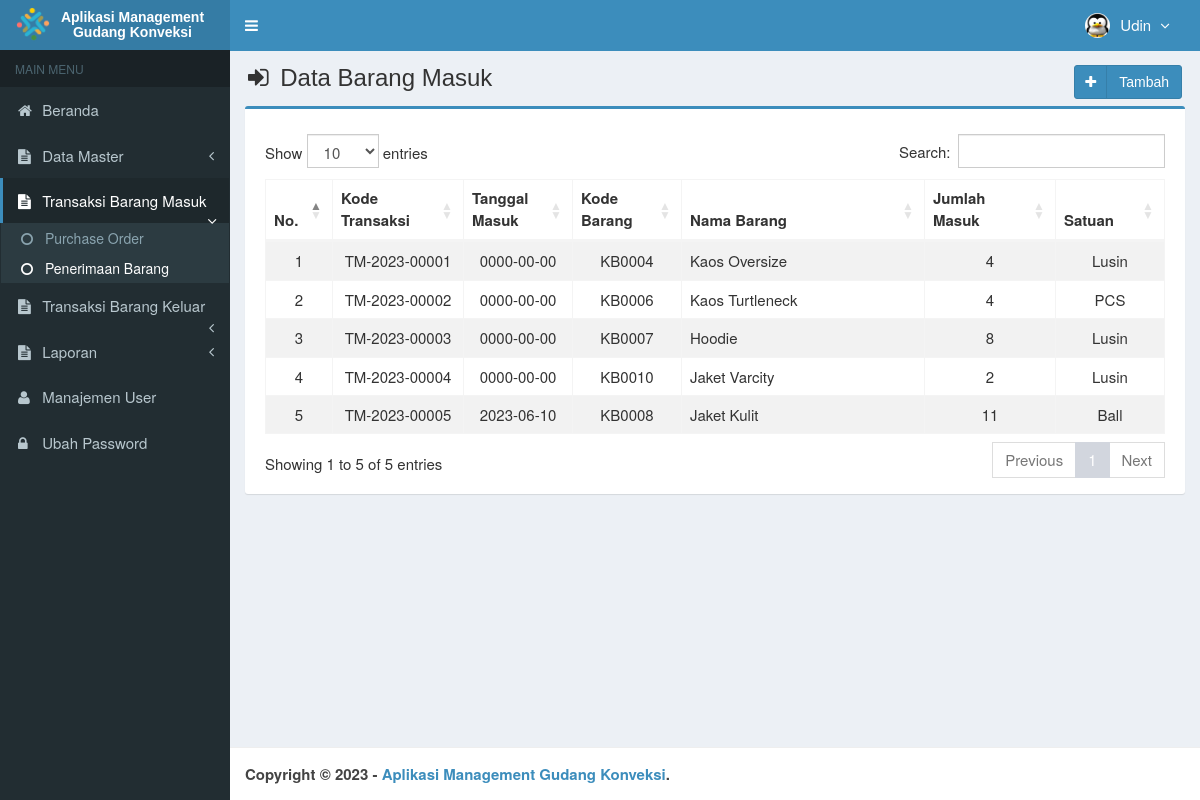
/main.php?module=barang_masuk (signed in), run on the app's committed database.
### tables this page shows
CREATE TABLE `is_users` (
  `id_user` int(3) NOT NULL,
  `username` varchar(50) NOT NULL,
  `nama_user` varchar(50) NOT NULL,
  `password` varchar(50) NOT NULL,
  `email` varchar(50) DEFAULT NULL,
  `telepon` varchar(13) DEFAULT NULL,
  `foto` varchar(100) DEFAULT NULL,
  `hak_akses` enum('Super Admin','Manajer','Gudang') NOT NULL,
  `status` enum('aktif','blokir') NOT NULL DEFAULT 'aktif',
  `created_at` timestamp NOT NULL DEFAULT current_timestamp(),
  `updated_at` timestamp NOT NULL DEFAULT current_timestamp() ON UPDATE current_timestamp()
);

CREATE TABLE `is_barang_masuk` (
  `kode_transaksi` varchar(15) NOT NULL,
  `tanggal_masuk` date NOT NULL,
  `kode_barang` varchar(8) NOT NULL,
  `jumlah_masuk` int(11) NOT NULL
);

CREATE TABLE `is_barang` (
  `id_barang` int(8) NOT NULL,
  `kode_barang` varchar(10) NOT NULL,
  `nama_barang` varchar(50) NOT NULL,
  `satuan` varchar(20) NOT NULL,
  `jenis_barang` varchar(100) NOT NULL,
  `stok` int(11) NOT NULL,
  `keterangan` varchar(100) NOT NULL
);

### class/barang_masuk.php (called while the page is built, shortened)
<?php
class barang_masuk {
  public $mysqli;
  public function __construct($host, $user, $password, $database) {
    $this->mysqli = new mysqli($host, $user, $password, $database);
  }
  public function getBarang() {
    $no = 1;
    $query = $this->mysqli->query("SELECT a.kode_transaksi,a.tanggal_masuk,a.kode_barang,a.jumlah_masuk,b.kode_barang,b.nama_barang,b.satuan
                                            FROM is_barang_masuk as a INNER JOIN is_barang as b ON a.kode_barang=b.kode_barang ORDER BY kode_transaksi ASC")
                                            or die('Ada kesalahan pada query tampil Data barang Masuk: '.mysqli_error($this->mysqli));
    $result = array();
    while ($data = $query->fetch_assoc()) {
      $result[] = array(
        'no' => $no,
        'kode_transaksi' => $data['kode_transaksi'],
        'tanggal_masuk' => $data['tanggal_masuk'],
        'kode_barang' => $data['kode_barang'],
        'nama_barang' => $data['nama_barang'],
        'jumlah_masuk' => $data['jumlah_masuk'],
        'satuan' => $data['satuan']
      );
      $no++;
    }
    return $result;
  }
}

### modules/barang-masuk/view.php (the view, shortened to what this page needs)
<section class="content-header">
    <h1>
        <i class="fa fa-sign-in icon-title"></i> Data Barang Masuk
        <a class="btn btn-primary btn-social pull-right" href="?module=form_barang_masuk&form=add" title="Tambah Data"
            data-toggle="tooltip">
            <i class="fa fa-plus"></i> Tambah
        </a>
    </h1>
</section>
<section class="content">
    <div class="row">
        <div class="col-md-12">
            <div class="box box-primary">
                <div class="box-body">
                    <table id="dataTables1" class="table table-bordered table-striped table-hover">
                        <thead>
                            <tr>
                                <th class="center">No.</th>
                                <th class="center">Kode Transaksi</th>
                                <th class="center">Tanggal Masuk</th>
                                <th class="center">Kode Barang</th>
                                <th class="center">Nama Barang</th>
                                <th class="center">Jumlah Masuk</th>
                                <th class="center">Satuan</th>
                            </tr>
                        </thead>
                        <tbody>
                            <?php
           include 'class/barang_masuk.php';
           $manager = new barang_masuk('localhost', 'root', '', 'simadang');
           $data = $manager->getBarang();
           foreach ($data as $row) {
              echo "<tr>
                      <td width='30' class='center'>" . $row['no'] . "</td>
                      <td width='100' class='center'>" . $row['kode_transaksi'] . "</td>
                      <td width='80' class='center'>" . $row['tanggal_masuk'] . "</td>
                      <td width='80' class='center'>" . $row['kode_barang'] . "</td>
                      <td width='200' class='left'>" . $row['nama_barang'] . "</td>
                      <td width='100' class='center'>" . $row['jumlah_masuk'] . "</td>
                      <td width='80' class='center'>" . $row['satuan'] . "</td>
                      </tr>";
           }
            ?>
                        </tbody>
                    </table>
                </div>
            </div>
        </div>
    </div>
</section><!-- /.content

### top-menu.php (shortened to what this page needs)
<?php
require_once "config/database.php";
$query = mysqli_query($mysqli, "SELECT id_user, nama_user, foto, hak_akses FROM is_users WHERE id_user='$_SESSION[id_user]'")
                                or die('Ada kesalahan pada query tampil Manajemen User: '.mysqli_error($mysqli));
$data = mysqli_fetch_assoc($query);
?>
<li class="dropdown user user-menu">
  <a href="#" class="dropdown-toggle" data-toggle="dropdown">
  <?php
  if ($data['foto']=="") { ?>
    <img src="images/user/user-default.png" class="user-image" alt="User Image"/>
  <?php
  }
  else { ?>
    <img src="images/user/<?php echo $data['foto']; ?>" class="user-image" alt="User Image"/>
  <?php
  }
  ?>
    <span class="hidden-xs"><?php echo $data['nama_user']; ?> <i style="margin-left:5px" class="fa fa-angle-down"></i></span>
  </a>
</li>

### assets/css/style.css (style rules this page uses)
.btn-social *:first-child { border-right: 1px solid rgba(0, 0, 0, 0.1); bottom: 0; font-size: 1em !important; left: 0; line-height: 32px !important; position: absolute; text-align: center; top: 0; width: 32px !important; }
.content-header { padding: 15px 18px 0; position: relative; }
.center { text-align:center; }
.left { text-align: left; }
.icon-title { margin-right: 5px; }
body { background-color: #fff; color: #333; font-size: 15px; line-height: 1.42857; }

### data on the page
is_users: foto (picture), nama_user "Udin"
is_barang_masuk: no "1", kode_transaksi "TM-2023-00001", tanggal_masuk "0000-00-00", is_barang.kode_barang "KB0004", is_barang.nama_barang "Kaos Oversize", jumlah_masuk "4", is_barang.satuan "Lusin"
is_barang_masuk: no "2", kode_transaksi "TM-2023-00002", tanggal_masuk "0000-00-00", is_barang.kode_barang "KB0006", is_barang.nama_barang "Kaos Turtleneck", jumlah_masuk "4", is_barang.satuan "PCS"
is_barang_masuk: no "3", kode_transaksi "TM-2023-00003", tanggal_masuk "0000-00-00", is_barang.kode_barang "KB0007", is_barang.nama_barang "Hoodie", jumlah_masuk "8", is_barang.satuan "Lusin"
is_barang_masuk: no "4", kode_transaksi "TM-2023-00004", tanggal_masuk "0000-00-00", is_barang.kode_barang "KB0010", is_barang.nama_barang "Jaket Varcity", jumlah_masuk "2", is_barang.satuan "Lusin"
is_barang_masuk: no "5", kode_transaksi "TM-2023-00005", tanggal_masuk "2023-06-10", is_barang.kode_barang "KB0008", is_barang.nama_barang "Jaket Kulit", jumlah_masuk "11", is_barang.satuan "Ball"
